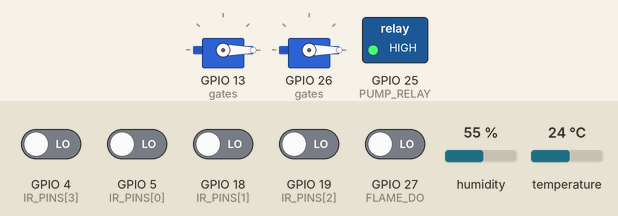
Bench run of a sketch on a simulated ESP32. On the bench: 2 × servo, switched loads named in the sketch (green lamp = pin HIGH). Inputs (shaded band) come from the test bench; at power-on: GPIO 4 (IR_PINS[3]), GPIO 5 (IR_PINS[0]), GPIO 18 (IR_PINS[1]), GPIO 19 (IR_PINS[2]), GPIO 27 (FLAME_DO) LOW, humidity 55 %, temperature 24 °C. WiFi joins after 1.5 s; servers stay silent unless stated; the Firebase database answers and starts empty; what the sketch prints to the serial monitor is not drawn.

Above: at 16.5 s.
At 36.6 s:
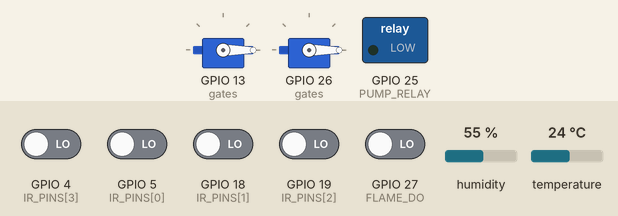
Timing chart, 0 to 53.5 s (numbered marks = the images above):
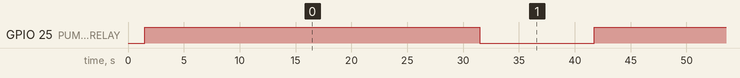

The sketch:

smartparking_esp32.ino
```cpp
/*
  Smart Parking - ESP32
  - 4 IR slot sensors            -> /sensors/IR1..IR4  ("detected" / "not detected")
  - DHT22 temperature + humidity -> /sensors/temperature, /sensors/humidity
  - Flame (fire) sensor          -> /sensors/fire ("safe" / "detected")
  - Water pump (via relay)       -> /sensors/pump ("ON" / "OFF"); fire turns it on LOCALLY, no internet needed
  - Entry + exit gates (servos)  -> commands from /gate/entry/command and /gate/exit/command
  - Each gate has an obstacle sensor: the gate never closes while a car is in the way.

  Libraries (Library Manager): "Firebase ESP Client" (Mobizt), "DHT sensor library" (Adafruit),
                               "ESP32Servo" (Kevin Harrington)
  Board: ESP32 Dev Module.   NOT compiled by the author - check pins and angles on your wiring.
*/

#include <WiFi.h>
#include <Firebase_ESP_Client.h>
#include <DHT.h>
#include <ESP32Servo.h>

#include "addons/TokenHelper.h"
#include "addons/RTDBHelper.h"

// ---------------- SETTINGS (change here) ----------------
#define WIFI_SSID     "ESP32TEST"
#define WIFI_PASSWORD "YOUR_WIFI_PASSWORD"
#define API_KEY       "AIzaSyBAU3NptLvX-_tgE7r0_JrZALQJGSuRrEc"
#define DATABASE_URL  "https://smartparkingsystem-ccb6e-default-rtdb.asia-southeast1.firebasedatabase.app/"

// Pins
#define DHTPIN        12
#define DHTTYPE       DHT22
const int IR_PINS[4]  = {5, 18, 19, 4};      // slot sensors, LOW = car present
#define FLAME_DO      27                      // flame sensor digital out, LOW = fire
#define PUMP_RELAY    25                      // relay -> water pump (use its own power supply)
#define PUMP_ACTIVE_HIGH true                 // set false if your relay board switches on LOW

#define ENTRY_SERVO   13
#define EXIT_SERVO    26
#define ENTRY_SENSOR  32                      // obstacle sensor at the entry gate, LOW = car in the way
#define EXIT_SENSOR   33                      // obstacle sensor at the exit gate

// Gate servo angles
#define ANGLE_CLOSED  0
#define ANGLE_OPEN    90

// Gate timing (ms)
#define CLEAR_MS          2000                // sensor must be clear this long before closing
#define NO_CAR_TIMEOUT    15000               // opened but no car ever seen -> close after this
#define MAX_OPEN_MS       40000               // hard limit while waiting for the car to pass

// Fire / pump timing (ms)
#define PUMP_MAX_RUN      30000               // run at most this long, then re-check
#define PUMP_AFTER_FIRE   5000                // keep running this long after fire clears
#define PUMP_COOLDOWN     10000

// ---------------- GLOBALS ----------------
FirebaseData fbdo;
FirebaseAuth auth;
FirebaseConfig config;
DHT dht(DHTPIN, DHTTYPE);

enum GateState { G_CLOSED, G_OPEN };

struct Gate {
  const char* name;       // "entry" / "exit"
  int servoPin;
  int sensorPin;
  Servo servo;
  GateState state;
  unsigned long openedAt;
  unsigned long clearSince;
  bool carSeen;
  bool closeRequested;
  bool statusDirty;       // needs upload
  bool resetCmdDirty;     // command must be set back to "none"
};

Gate gates[2] = {
  {"entry", ENTRY_SERVO, ENTRY_SENSOR},
  {"exit",  EXIT_SERVO,  EXIT_SENSOR}
};

String irLast[4] = {"", "", "", ""};
bool fireNow = false, fireLastUploaded = false, fireUploadedOnce = false;
String pumpMode = "auto";          // auto | on | off  (from /pump/command)
bool pumpOn = false, pumpLastUploaded = false, pumpUploadedOnce = false;
unsigned long pumpStartedAt = 0, pumpStoppedAt = 0, lastFireSeen = 0;

unsigned long tPoll = 0, tSensors = 0, tHeartbeat = 0;

// ---------------- HELPERS ----------------
String irStatus(int v) { return (v == LOW) ? "detected" : "not detected"; }

void setPump(bool on) {
  pumpOn = on;
  digitalWrite(PUMP_RELAY, (on == PUMP_ACTIVE_HIGH) ? HIGH : LOW);
  if (on) pumpStartedAt = millis(); else pumpStoppedAt = millis();
}

void openGate(Gate &g) {
  g.servo.write(ANGLE_OPEN);
  g.state = G_OPEN;
  g.openedAt = millis();
  g.clearSince = 0;
  g.carSeen = false;
  g.closeRequested = false;
  g.statusDirty = true;
  g.resetCmdDirty = true;
  Serial.printf("[%s] OPEN\n", g.name);
}

void closeGate(Gate &g) {
  g.servo.write(ANGLE_CLOSED);
  g.state = G_CLOSED;
  g.statusDirty = true;
  Serial.printf("[%s] CLOSED\n", g.name);
}

// Runs every loop: keeps gates safe without waiting for the internet.
void updateGate(Gate &g) {
  if (g.state != G_OPEN) return;
  unsigned long now = millis();
  bool blocked = (digitalRead(g.sensorPin) == LOW);

  if (blocked) {
    g.carSeen = true;
    g.clearSince = 0;
  } else if (g.clearSince == 0) {
    g.clearSince = now;
  }

  bool carPassed = g.carSeen && !blocked && g.clearSince && (now - g.clearSince >= CLEAR_MS);
  bool noCar     = !g.carSeen && (now - g.openedAt >= NO_CAR_TIMEOUT);
  bool manual    = g.closeRequested && !blocked && g.clearSince && (now - g.clearSince >= 500);
  bool timedOut  = (now - g.openedAt >= MAX_OPEN_MS) && !blocked;

  if (carPassed || noCar || manual || timedOut) closeGate(g);
}

void updateFirePump() {
  fireNow = (digitalRead(FLAME_DO) == LOW);
  unsigned long now = millis();
  if (fireNow) lastFireSeen = now;

  // Safety: if fire is detected, a manual OFF is ignored and the pump runs in auto mode.
  String mode = (pumpMode == "off" && fireNow) ? String("auto") : pumpMode;

  bool want;
  if (mode == "on") {
    want = true;
  } else if (mode == "off") {
    want = false;
  } else {
    bool recentFire = fireNow || (lastFireSeen && now - lastFireSeen < PUMP_AFTER_FIRE);
    want = recentFire;
    if (pumpOn && now - pumpStartedAt > PUMP_MAX_RUN) want = false;               // max run
    if (!pumpOn && pumpStoppedAt && now - pumpStoppedAt < PUMP_COOLDOWN) want = false;
  }
  if (want != pumpOn) setPump(want);
}

// ---------------- FIREBASE ----------------
void pollCommands() {
  if (!Firebase.ready()) return;

  if (Firebase.RTDB.getJSON(&fbdo, "/gate")) {
    FirebaseJson &json = fbdo.jsonObject();
    FirebaseJsonData d;
    for (int i = 0; i < 2; i++) {
      String path = String(gates[i].name) + "/command";
      if (json.get(d, path) && d.success) {
        String cmd = d.stringValue;
        if (cmd == "open") openGate(gates[i]);
        else if (cmd == "close" && gates[i].state == G_OPEN) {
          gates[i].closeRequested = true;
          gates[i].resetCmdDirty = true;
        } else if (cmd == "close") {
          gates[i].resetCmdDirty = true;
        }
      }
    }
  }

  if (Firebase.RTDB.getString(&fbdo, "/pump/command")) {
    String m = fbdo.stringData();
    if (m == "on" || m == "off" || m == "auto") pumpMode = m;
  }
}

void uploadGates() {
  for (int i = 0; i < 2; i++) {
    if (gates[i].statusDirty) {
      String base = String("/gate/") + gates[i].name;
      Firebase.RTDB.setString(&fbdo, base + "/status", gates[i].state == G_OPEN ? "open" : "closed");
      gates[i].statusDirty = false;
    }
    if (gates[i].resetCmdDirty) {
      String base = String("/gate/") + gates[i].name;
      Firebase.RTDB.setString(&fbdo, base + "/command", "none");
      gates[i].resetCmdDirty = false;
    }
  }
}

void uploadSensors(bool all) {
  if (!Firebase.ready()) return;

  // IR slots: only when changed
  for (int i = 0; i < 4; i++) {
    String s = irStatus(digitalRead(IR_PINS[i]));
    if (s != irLast[i]) {
      if (Firebase.RTDB.setString(&fbdo, "/sensors/IR" + String(i + 1), s)) irLast[i] = s;
    }
  }

  // fire + pump: when changed
  if (!fireUploadedOnce || fireNow != fireLastUploaded) {
    if (Firebase.RTDB.setString(&fbdo, "/sensors/fire", fireNow ? "detected" : "safe")) {
      fireLastUploaded = fireNow;
      fireUploadedOnce = true;
    }
  }
  if (!pumpUploadedOnce || pumpOn != pumpLastUploaded) {
    if (Firebase.RTDB.setString(&fbdo, "/sensors/pump", pumpOn ? "ON" : "OFF")) {
      pumpLastUploaded = pumpOn;
      pumpUploadedOnce = true;
    }
  }

  // slow values: temperature / humidity / heartbeat (a DHT error no longer blocks anything else)
  if (all) {
    float h = dht.readHumidity();
    float t = dht.readTemperature();
    if (!isnan(h) && !isnan(t)) {
      Firebase.RTDB.setFloat(&fbdo, "/sensors/temperature", t);
      Firebase.RTDB.setFloat(&fbdo, "/sensors/humidity", h);
    } else {
      Serial.println("DHT read failed");
    }
    Firebase.RTDB.setTimestamp(&fbdo, "/sensors/lastSeen");
  }
}

// ---------------- SETUP / LOOP ----------------
void setup() {
  Serial.begin(115200);
  dht.begin();

  for (int i = 0; i < 4; i++) pinMode(IR_PINS[i], INPUT);
  pinMode(FLAME_DO, INPUT);
  pinMode(ENTRY_SENSOR, INPUT);
  pinMode(EXIT_SENSOR, INPUT);
  pinMode(PUMP_RELAY, OUTPUT);
  setPump(false);

  for (int i = 0; i < 2; i++) {
    gates[i].servo.setPeriodHertz(50);
    gates[i].servo.attach(gates[i].servoPin, 500, 2400);
    gates[i].servo.write(ANGLE_CLOSED);
    gates[i].state = G_CLOSED;
    gates[i].statusDirty = true;
    gates[i].resetCmdDirty = true;
  }

  WiFi.mode(WIFI_STA);
  WiFi.begin(WIFI_SSID, WIFI_PASSWORD);
  Serial.print("Connecting to WiFi");
  while (WiFi.status() != WL_CONNECTED) { delay(500); Serial.print("."); }
  Serial.println("\nWiFi connected, IP: " + WiFi.localIP().toString());

  config.api_key = API_KEY;
  config.database_url = DATABASE_URL;
  config.token_status_callback = tokenStatusCallback;
  if (Firebase.signUp(&config, &auth, "", "")) Serial.println("Firebase sign-up OK");
  else Serial.printf("Sign-up failed: %s\n", config.signer.signupError.message.c_str());
  Firebase.begin(&config, &auth);
  Firebase.reconnectWiFi(true);
}

void loop() {
  unsigned long now = millis();

  // time-critical, every pass
  updateFirePump();
  updateGate(gates[0]);
  updateGate(gates[1]);

  // network work, spaced out
  if (now - tPoll >= 800) {
    tPoll = now;
    pollCommands();
  }
  if (now - tSensors >= 400) {
    tSensors = now;
    bool slow = (now - tHeartbeat >= 5000);
    if (slow) tHeartbeat = now;
    uploadSensors(slow);
    uploadGates();
  }
  delay(20);
}
```

Measured:
- by itself, GPIO 25 (PUMP_RELAY): alternates HIGH for 30.0 s and LOW for 10.0 s
